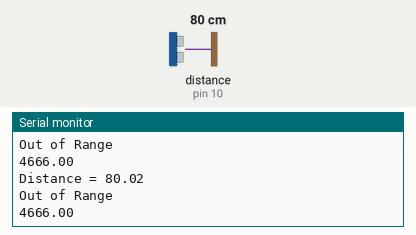
A sketch run on a simulated Arduino Uno, built with avr-gcc and run on an emulated ATmega328P. On the bench: the last lines printed to the serial monitor. Wiring (inferred from the names in the program): ultrasonic range finder: trigger pin 9; echo pin 10. The inputs (shaded band) are chosen by the test bench; at power-on: distance to the obstacle (sensor on pin 10) 80 cm. The echo pulse lasts 58.3 µs per cm.

Above: at 1.2 s.
1.3 s: distance to the obstacle (sensor on pin 10) set to 44 cm
At 2.3 s:
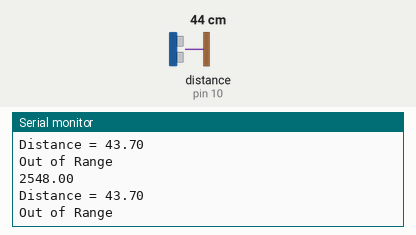
4.3 s: distance to the obstacle (sensor on pin 10) set to 37 cm
At 5.18 s:
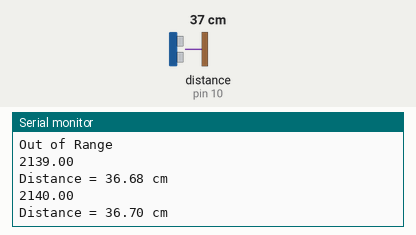
Timing chart, 0 to 7.3 s (numbered marks = the images above; inputs shaded):
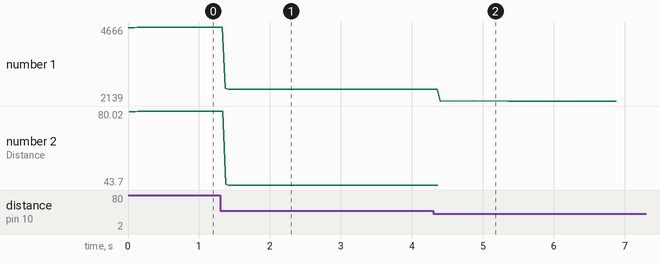

Measured:
- the behaviour switches between 41 and 40 cm on distance to the obstacle (sensor on pin 10) (found by bisection; images 1 and 2)
- after the input at 1.3 s, the serial monitor: prints a new line after 0.07 s (image 1)
- after the input at 4.3 s, the serial monitor: prints a new line after 0.10 s (image 2)
- plotted number 1: 4666 → 2548 after the input at 1.3 s, 2548 → 2139 after the input at 4.3 s
- plotted number 2: 80.02 → 43.7 after the input at 1.3 s

The sketch:

Program1.ino
```cpp
#define trigPin 9
#define echoPin 10

float duration,distance;

void setup() {
  // put your setup code here, to run once:
Serial.begin (9600);
pinMode(trigPin, OUTPUT);
pinMode(echoPin, INPUT);

}

void loop() {
  // put your main code here, to run repeatedly:
digitalWrite(trigPin,LOW);
delayMicroseconds(2);
digitalWrite(trigPin,HIGH);
delayMicroseconds(10);
digitalWrite(trigPin,LOW);

duration = pulseIn(echoPin,HIGH);
  Serial.println(duration);

distance = (duration/2) * 0.0343;

Serial.print("Distance = ");
if ( distance >= 40 || distance <=2)
{
  Serial.println(distance);
  Serial.println("Out of Range");
}
else
{
  Serial.print(distance);
  Serial.println(" cm " );
  delay(500);
}
}
```
